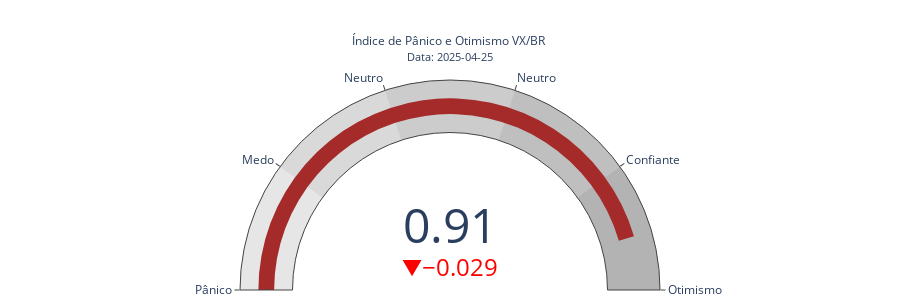

The cell this chart's notebook holds for it:
### Code cell
# 5. Gauge
indice_atual = vixbr['VX-diario'].iloc[-1]
indice_ontem = vixbr['VX-diario'].iloc[-2]
variacao = indice_atual - indice_ontem
data_ult = vixbr.index[-1].strftime('%Y-%m-%d')

fig = go.Figure(go.Indicator(
    mode="gauge+number+delta",
    value=indice_atual,
    delta={'reference': indice_ontem, 'increasing': {'color': "green"}, 'decreasing': {'color': "red"}},
    number={'font': {'size': 48}},
    gauge={
        'axis': {'range': [0, 1], 'tickvals': [0, 0.2, 0.4, 0.6, 0.8, 1], 
                 'ticktext': ['Pânico', 'Medo', 'Neutro', 'Neutro', 'Confiante', 'Otimismo']},
        'bar': {'color': 'brown', 'thickness': 0.3},
        'bgcolor': "lightgray",
        'steps': [
            {'range': [0, 0.2], 'color': '#e6e6e6'},
            {'range': [0.2, 0.4], 'color': '#d9d9d9'},
            {'range': [0.4, 0.6], 'color': '#cccccc'},
            {'range': [0.6, 0.8], 'color': '#bfbfbf'},
            {'range': [0.8, 1.0], 'color': '#b3b3b3'}
        ],
    },
    title={'text': f"Índice de Pânico e Otimismo VX/BR <br><span style='font-size:0.9em'>Data: {data_ult}</span>"}
))

fig.update_layout(height=300, margin={'t': 80, 'b': 10})
fig.show()

### Figure 1 — Plotly figure (JSON) as saved in the notebook; plotly's stock layout.template omitted (floating-point values rounded to 4 significant figures)
{"data": [{"delta": {"decreasing": {"color": "red"}, "increasing": {"color": "green"}, "reference": 0.9385}, "gauge": {"axis": {"range": [0, 1], "ticktext": ["Pânico", "Medo", "Neutro", "Neutro", "Confiante", "Otimismo"], "tickvals": [0, 0.2, 0.4, 0.6, 0.8, 1]}, "bar": {"color": "brown", "thickness": 0.3}, "bgcolor": "lightgray", "steps": [{"color": "#e6e6e6", "range": [0, 0.2]}, {"color": "#d9d9d9", "range": [0.2, 0.4]}, {"color": "#cccccc", "range": [0.4, 0.6]}, {"color": "#bfbfbf", "range": [0.6, 0.8]}, {"color": "#b3b3b3", "range": [0.8, 1]}]}, "mode": "gauge+number+delta", "number": {"font": {"size": 48}}, "title": {"text": "Índice de Pânico e Otimismo VX/BR <br><span style='font-size:0.9em'>Data: 2025-04-25</span>"}, "type": "indicator", "value": 0.9097}], "layout": {"height": 300, "margin": {"b": 10, "t": 80}}}
